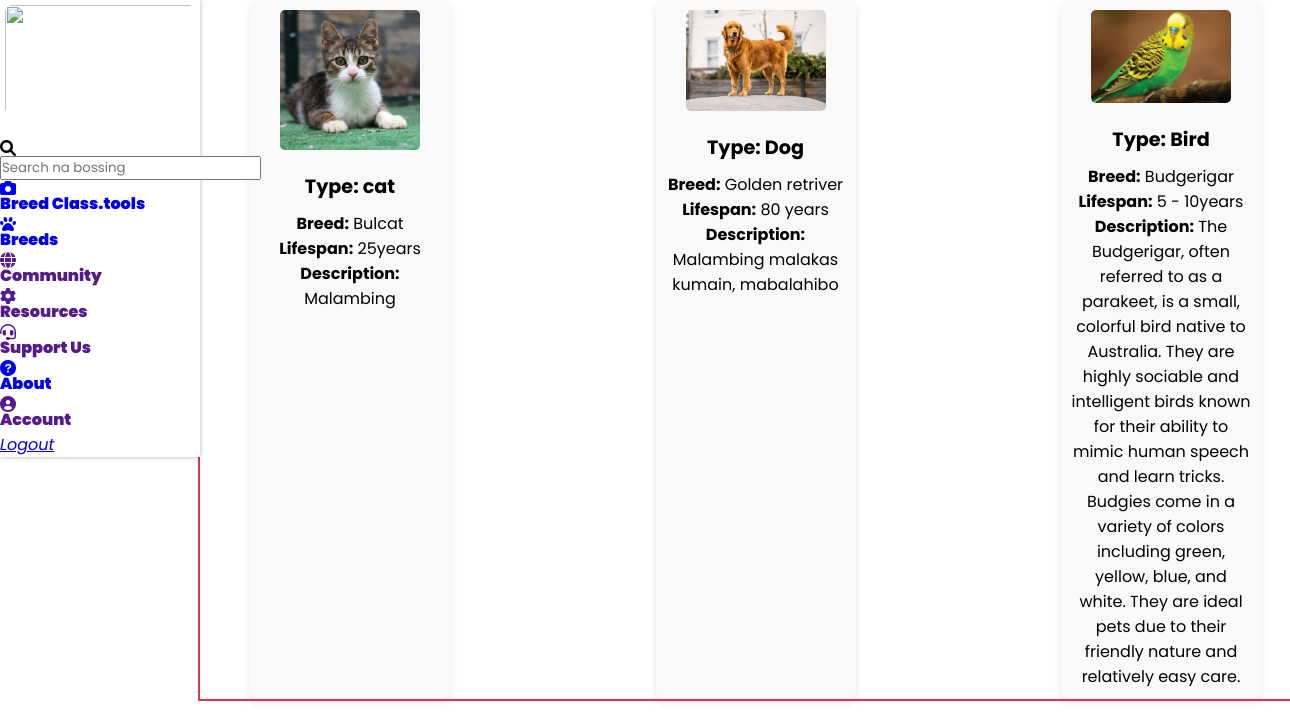
The app's page /admin/breeds.php, older data.
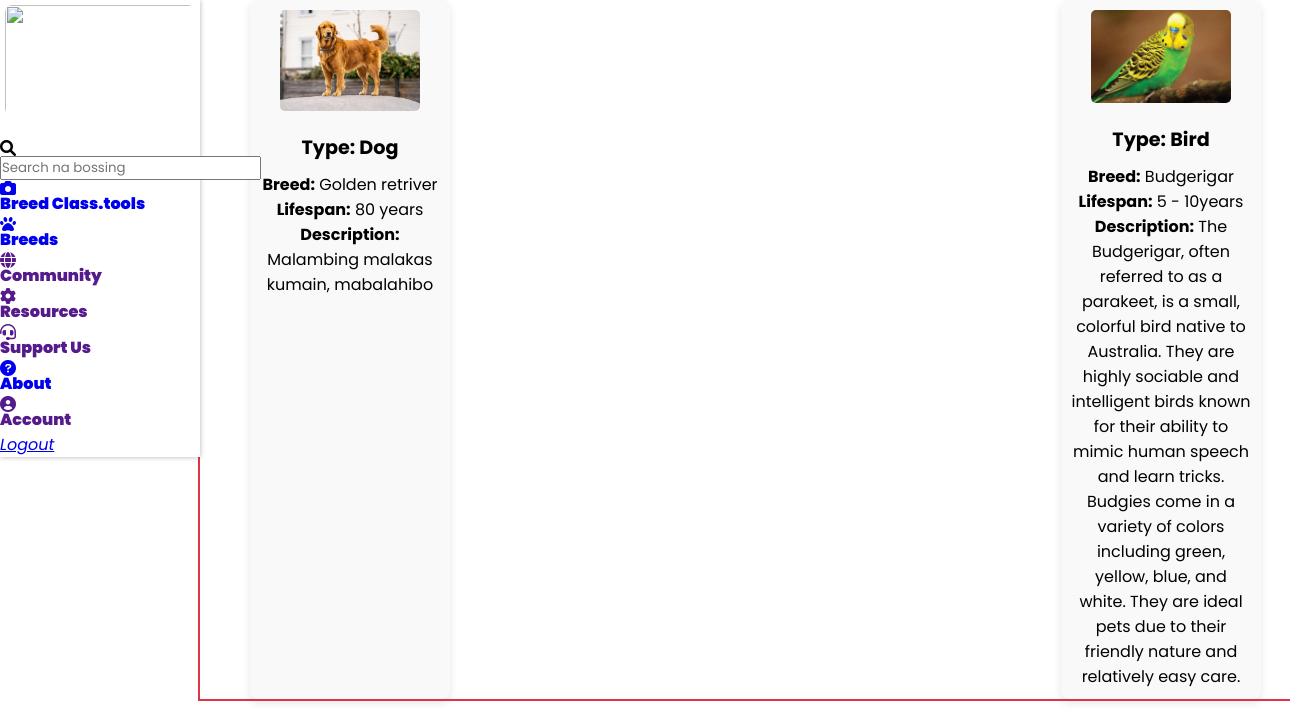
The same page, newer data.
### tables this page shows
CREATE TABLE `images` (
  `id` int(11) NOT NULL,
  `file_path` varchar(255) NOT NULL,
  `type` varchar(100) NOT NULL,
  `breed` varchar(100) NOT NULL,
  `lifespan` varchar(100) NOT NULL,
  `description` text NOT NULL
);

### admin/breeds.php (the view, shortened to what this page needs)
<?php
require_once '../constant/config.php';
try {
    $stmt = $conn->prepare("SELECT ID, file_path, type, breed, lifespan, description FROM images");
    $stmt->execute();
    if ($stmt->rowCount() > 0) {
        echo "<div class='card-container'>";
        $results = $stmt->fetchAll(PDO::FETCH_ASSOC);
        foreach ($results as $row) {
            echo "<div class='card'>
                    <img src='" . htmlspecialchars($row['file_path']) . "' alt='Animal Image' class='animal-image'>
                    <div class='card-body'>
                        <h4>Type: " . htmlspecialchars($row["type"]) . "</h4>
                        <p><strong>Breed:</strong> " . htmlspecialchars($row["breed"]) . "</p>
                        <p><strong>Lifespan:</strong> " . htmlspecialchars($row["lifespan"]) . "</p>
                        <p><strong>Description:</strong> " . htmlspecialchars($row["description"]) . "</p>
                    </div>
                  </div>";
        }
        echo "</div>";
    } else {
        echo "No results found";
    }
} catch (PDOException $e) {
    echo "Connection failed: " . $e->getMessage();
}
?>

Row changes from the older to the newer data that the page shows:
removed images: file_path (picture), type "cat", breed "Bulcat", lifespan "25years", description "Malambing"
